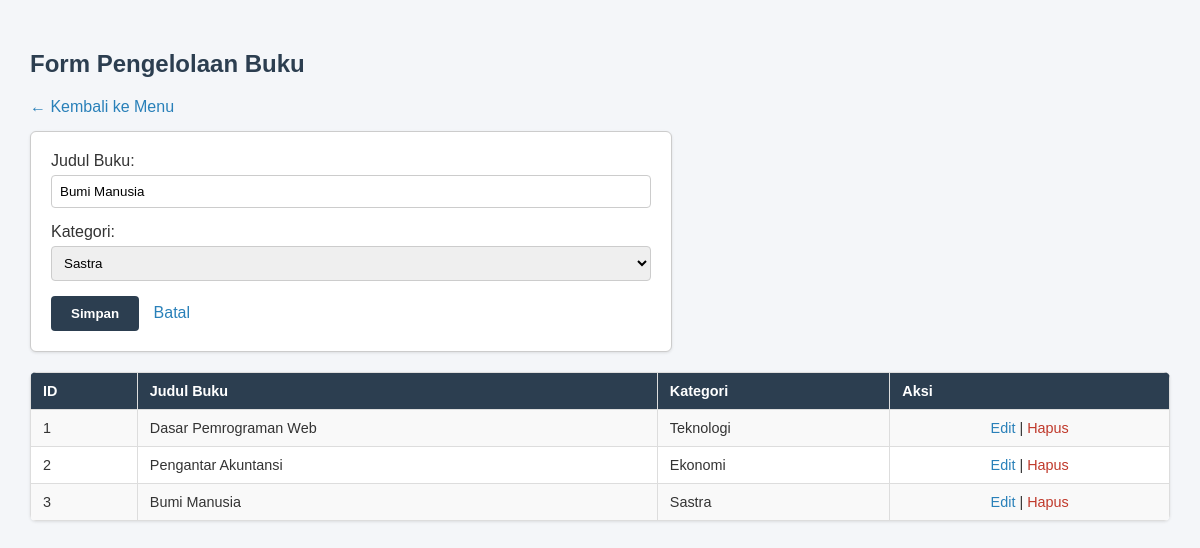
Screenshot of /buku.php?edit=3 with the database file from the repository.
### tables this page shows
CREATE TABLE Buku (
    Buku_ID INT AUTO_INCREMENT PRIMARY KEY,
    Judul_Buku VARCHAR(150),
    Kategori_ID INT,
    FOREIGN KEY (Kategori_ID) REFERENCES Kategori(Kategori_ID)
);

CREATE TABLE Kategori (
    Kategori_ID INT AUTO_INCREMENT PRIMARY KEY,
    Nama_Kategori VARCHAR(100)
);

### buku.php (the view, shortened to what this page needs)
<?php
include 'koneksi.php';
$edit = ['Buku_ID'=>'', 'Judul_Buku'=>'', 'Kategori_ID'=>''];
if (isset($_GET['edit'])) {
    $q = mysqli_query($conn, "SELECT * FROM Buku WHERE Buku_ID='{$_GET['edit']}'");
    $edit = mysqli_fetch_assoc($q);
}
?>
<!DOCTYPE html>
<html>
<head>
    <link rel="stylesheet" href="style.css">
</head>
<body>
    <h2>Form Pengelolaan Buku</h2>
    <a href="index.php" style="display: inline-block; margin-bottom: 15px;">&larr; Kembali ke Menu</a>
    <form method="POST">
        Judul Buku: <input type="text" name="Judul_Buku" value="<?= $edit['Judul_Buku'] ?>" required>
        Kategori:
        <select name="Kategori_ID" required>
            <?php
            $k = mysqli_query($conn, "SELECT * FROM Kategori");
            while($rk = mysqli_fetch_assoc($k)){
                $sel = ($rk['Kategori_ID'] == $edit['Kategori_ID']) ? 'selected' : '';
                echo "<option value='{$rk['Kategori_ID']}' $sel>{$rk['Nama_Kategori']}</option>";
            }
            ?>
        </select>
        <button type="submit" name="submit">Simpan</button>
        <a href="buku.php" style="margin-left: 10px;">Batal</a>
    </form>
    <table>
        <tr><th>ID</th><th>Judul Buku</th><th>Kategori</th><th>Aksi</th></tr>
        <?php
        $res = mysqli_query($conn, "SELECT Buku.*, Kategori.Nama_Kategori FROM Buku JOIN Kategori ON Buku.Kategori_ID = Kategori.Kategori_ID");
        while ($r = mysqli_fetch_assoc($res)) {
            echo "<tr>
                <td>{$r['Buku_ID']}</td>
                <td>{$r['Judul_Buku']}</td>
                <td>{$r['Nama_Kategori']}</td>
                <td style='text-align:center;'>
                    <a href='?edit={$r['Buku_ID']}'>Edit</a> |
                    <a href='?hapus={$r['Buku_ID']}' onclick='return confirm(\"Hapus?\")' style='color: #c0392b;'>Hapus</a>
                </td>
            </tr>";
        }
        ?>
    </table>
</body>
</html>

### style.css (style rules this page uses)
body { font-family: Arial, sans-serif; background-color: #f4f6f9; color: #333333; padding: 30px; margin: 0; }
h2, h3 { color: #2c3e50; }
a { color: #2980b9; text-decoration: none; }
table { width: 100%; border-collapse: collapse; margin-top: 20px; background-color: #ffffff; border-radius: 6px; overflow: hidden; box-shadow: 0 1px 3px rgba(0,0,0,0.1); }
th, td { border: 1px solid #dddddd; padding: 10px 12px; text-align: left; font-size: 0.9rem; }
th { background-color: #2c3e50; color: #ffffff; }
tr:nth-child(even) { background-color: #f9f9f9; }
form { background: #ffffff; padding: 20px; border: 1px solid #cccccc; border-radius: 6px; max-width: 600px; box-shadow: 0 1px 3px rgba(0,0,0,0.1); }
input, select { width: 100%; padding: 8px; margin-top: 5px; margin-bottom: 15px; border: 1px solid #cccccc; border-radius: 4px; box-sizing: border-box; }
button { background-color: #2c3e50; color: white; border: none; padding: 10px 20px; border-radius: 4px; cursor: pointer; font-weight: bold; }

### rows the page displays
buku: Judul_Buku "Bumi Manusia", Buku_ID "3", Kategori_ID.Nama_Kategori "Sastra"
buku: Buku_ID "1", Judul_Buku "Dasar Pemrograman Web", Kategori_ID.Nama_Kategori "Teknologi"
buku: Buku_ID "2", Judul_Buku "Pengantar Akuntansi", Kategori_ID.Nama_Kategori "Ekonomi"

### other values shown
form field Kategori_ID "Sastra"
